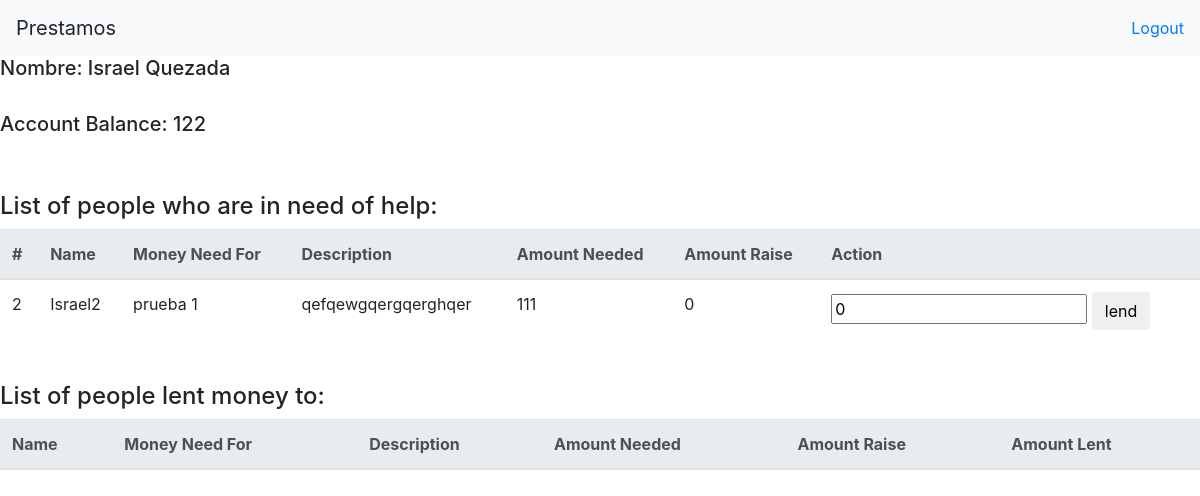
Page /prestamos/ (signed in) on the earlier database version.
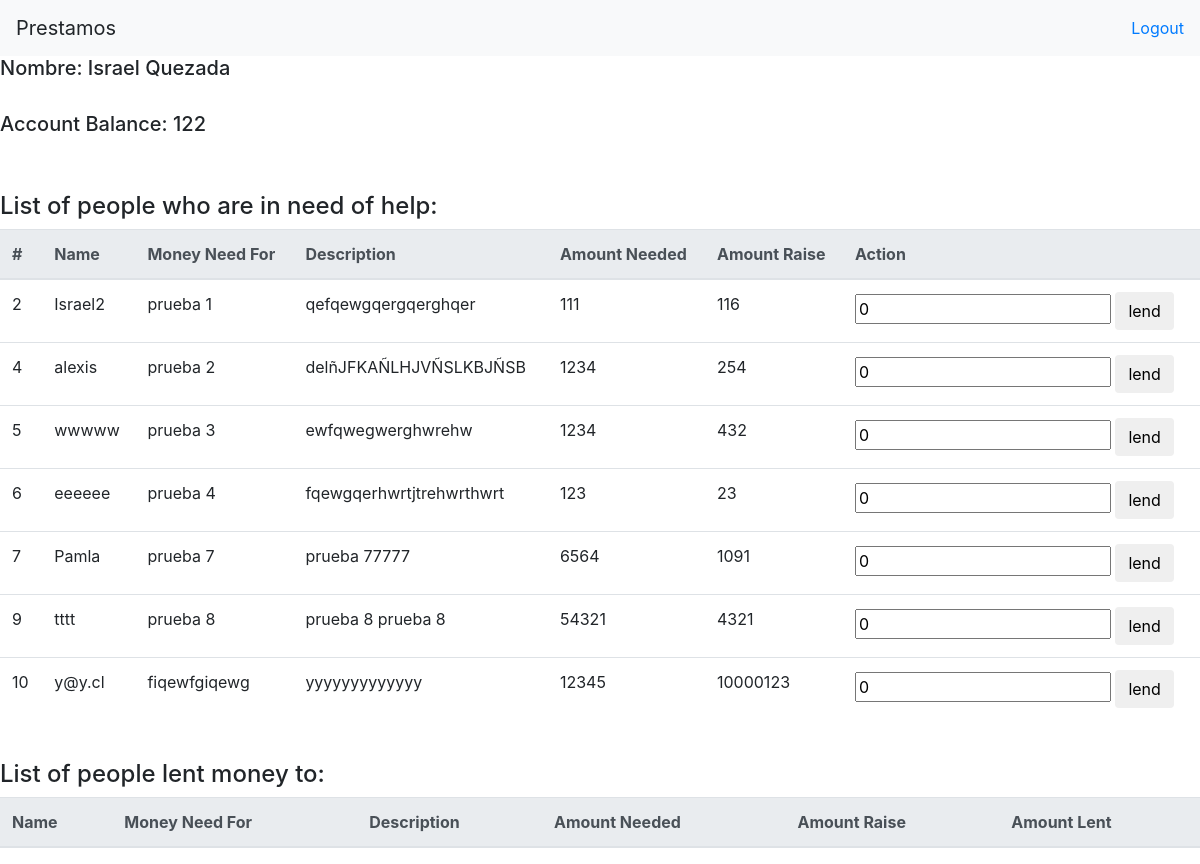
Same page on the later database version.
### login/models.py (models this page shows)
class User(models.Model):
    nombre = models.CharField(max_length=40)
    apellido = models.CharField(max_length=40)
    email = models.CharField(max_length=40)
    password = models.CharField(max_length=255)
    rol = models.PositiveIntegerField(default=1)#render 1 , borrower 2
    money = models.PositiveIntegerField(default=1)
    need_for = models.CharField(max_length=40)
    desc_for = models.CharField(max_length=80)
    money_need= models.PositiveIntegerField(default=1)
    created_at = models.DateTimeField(auto_now_add=True)
    updated_at = models.DateTimeField(auto_now=True)
    objects = UserManager()

### prestamo/views.py (the view, shortened to what this page needs)
# urls.py: 2. Add a URL to urlpatterns:  path('', views.home, name='home')
def home(request):
    reg_user = User.objects.get(id=request.session['user_id'])
    mis_registros = Prestamo.objects.filter(lender=User.objects.get(
        id=request.session['user_id']))
    prestamos= Prestamo.objects.all()
    lent_money=[]
    users_ids = []
    borrower_list = []
    for usuario in User.objects.all():
        if int(usuario.rol) == 2 and (usuario.id not in users_ids):
            borrower_list.append(usuario)
    if reg_user.rol == 1:
        context = {
            "active_user": reg_user,
            "borrowers": borrower_list,
            "mi_borrower" : lent_money,
        }
        return render(request, 'lender.html', context)

### prestamo/templates/lender.html (shortened to what this page needs)
<!DOCTYPE html>
<html lang="en">
<head>
    {% load static %}
    <link rel="stylesheet" href="https://stackpath.bootstrapcdn.com/bootstrap/4.1.3/css/bootstrap.min.css">
</head>
<body>
    <div class="wrapper">
    {% include "navbar.html" %}
        <div class="header">
            <h5>Nombre: {{active_user.nombre}} {{active_user.apellido}}</h5>
            <br>
            <h5>Account Balance: {{active_user.money}}</h5><br>
        </div>
        <br>
        <div class="content">
            <h4> List of people who are in need of help:</h4>
            <table class="table">
                <thead class="thead-light">
                <tr>
                    <th scope="col">#</th>
                    <th scope="col">Name</th>
                    <th scope="col">Money Need For</th>
                    <th scope="col">Description</th>
                    <th scope="col">Amount Needed</th>
                    <th scope="col">Amount Raise</th>
                    <th scope="col">Action</th>
                </tr>
                </thead>
                <tbody>
                    {% for reg in borrowers %}
                    <tr>
                        <td>{{reg.id}}</td>
                        <td scope="row">{{reg.nombre}}</td>
                        <td scope="row">{{reg.need_for}}</td>
                        <td scope="row">{{reg.desc_for}}</td>
                        <td scope="row">{{reg.money_need}}</td>
                        <td scope="row">{{reg.money}}</td>
                        <td>
                            <form action="lend" method="POST">
                                <input type="number" name="prestamo" value="0">
                                <button class="btn">lend</button>
                            </form>
                        </td>
                    </tr>
                    {% endfor %}
                </tbody>
            </table>
            <br>
        <h4> List of people lent money to:</h4>
            <table class="table">
                <thead class="thead-light">
                <tr>
                    <th scope="col">Name</th>
                    <th scope="col">Money Need For</th>
                    <th scope="col">Description</th>
                    <th scope="col">Amount Needed</th>
                    <th scope="col">Amount Raise</th>
                    <th scope="col">Amount Lent</th>
                </tr>
                </thead>
            </table>
        </div>
    </div>
</body>
</html>

Differences in the rows shown:
changed User "Israel2": money "0" → "116"
added User: id "4", nombre "alexis", need_for "prueba 2", desc_for "delñJFKAÑLHJVÑSLKBJÑSB", money_need "1234", money "254"
added User: id "5", nombre "wwwww", need_for "prueba 3", desc_for "ewfqwegwerghwrehw", money_need "1234", money "432"
added User: id "6", nombre "eeeeee", need_for "prueba 4", desc_for "fqewgqerhwrtjtrehwrthwrt", money_need "123", money "23"
added User: id "7", nombre "Pamla", need_for "prueba 7", desc_for "prueba 77777", money_need "6564", money "1091"
added User: id "9", nombre "tttt", need_for "prueba 8", desc_for "prueba 8 prueba 8", money_need "54321", money "4321"
added User: id "10", nombre "y@y.cl", need_for "fiqewfgiqewg", desc_for "yyyyyyyyyyyyy", money_need "12345", money "10000123"
